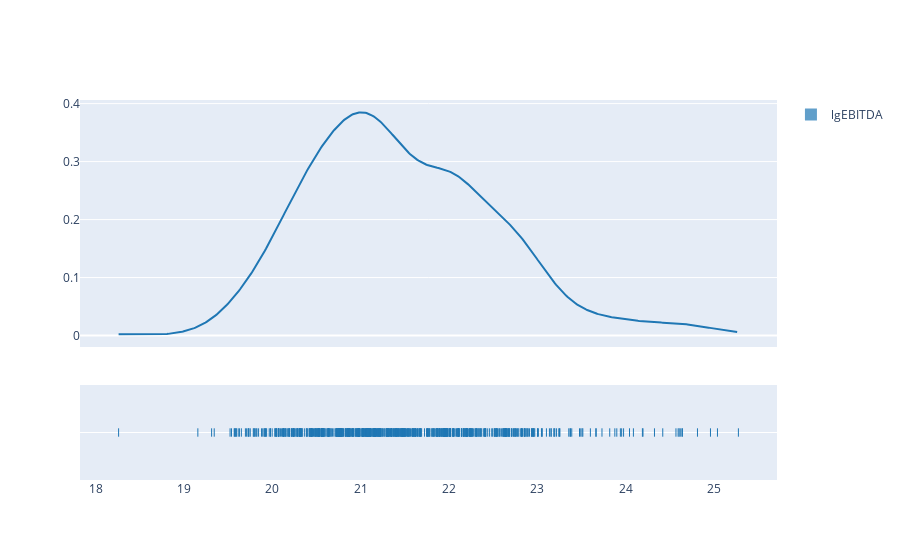

Notebook cell for this chart:
### Code cell
hist_data = [df_ana12to15['lgEBITDA'].to_numpy()]
group_labels = ['lgEBITDA'] # name of the dataset

fig = ff.create_distplot(hist_data, group_labels, bin_size=1000000000)
fig.show()

### Figure 1 — Plotly figure (JSON) as saved in the notebook; plotly's stock layout.template omitted (floating-point values rounded to 4 significant figures; data arrays with more than 128 entries replaced by an {"elided": "..."} marker saying what was removed)
{"data": [{"autobinx": false, "histnorm": "probability density", "legendgroup": "lgEBITDA", "marker": {"color": "rgb(31, 119, 180)"}, "name": "lgEBITDA", "opacity": 0.7, "type": "histogram", "x": {"elided": "705 float values"}, "xaxis": "x", "xbins": {"end": 25.28, "size": 1000000000, "start": 18.26}, "yaxis": "y"}, {"legendgroup": "lgEBITDA", "marker": {"color": "rgb(31, 119, 180)"}, "mode": "lines", "name": "lgEBITDA", "showlegend": false, "type": "scatter", "x": {"elided": "500 float values"}, "xaxis": "x", "y": {"elided": "500 float values"}, "yaxis": "y"}, {"legendgroup": "lgEBITDA", "marker": {"color": "rgb(31, 119, 180)", "symbol": "line-ns-open"}, "mode": "markers", "name": "lgEBITDA", "showlegend": false, "type": "scatter", "x": {"elided": "705 float values"}, "xaxis": "x", "y": {"elided": "705 str values"}, "yaxis": "y2"}], "layout": {"barmode": "overlay", "hovermode": "closest", "legend": {"traceorder": "reversed"}, "xaxis": {"anchor": "y2", "domain": [0, 1], "zeroline": false}, "yaxis": {"anchor": "free", "domain": [0.35, 1], "position": 0}, "yaxis2": {"anchor": "x", "domain": [0, 0.25], "dtick": 1, "showticklabels": false}}}
